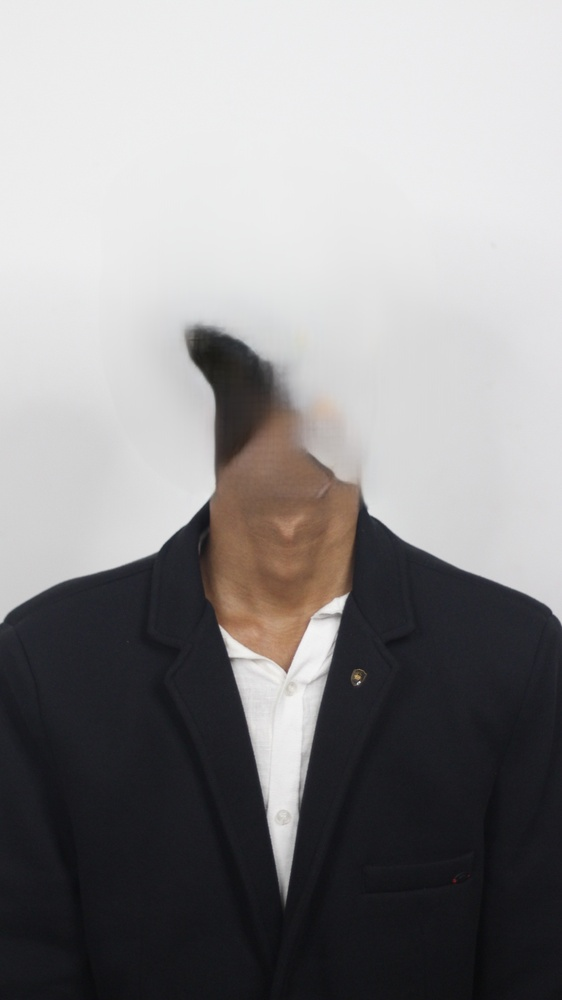
#> input picture known_faces/subhash.jpg, 562 x 1000 px, shrunk from 1944 x 3456 before the run, given in place of the camera
$ python day8.py
#> lines starting #> are read from the running program, lines starting #| are printed output that depends on the picture; after the words box and inside, x2 and y2 are one past the last pixel; in counts of white or black regions, pixels touching at a corner belong together
import cv2

# -----------------------------
# Open live camera
# -----------------------------
cap = cv2.VideoCapture(0)

if not cap.isOpened():
    print("❌ Error: Could not open camera")
    exit()

print("✅ Camera opened successfully")

while True:
    ret, frame = cap.read()
#> frame is the input picture: shape (1000, 562, 3); mean B, G, R 140.9, 139.9, 141.6
    if not ret:
        print("❌ Failed to read frame")
        break

    # Convert frame to grayscale
    gray = cv2.cvtColor(frame, cv2.COLOR_BGR2GRAY)
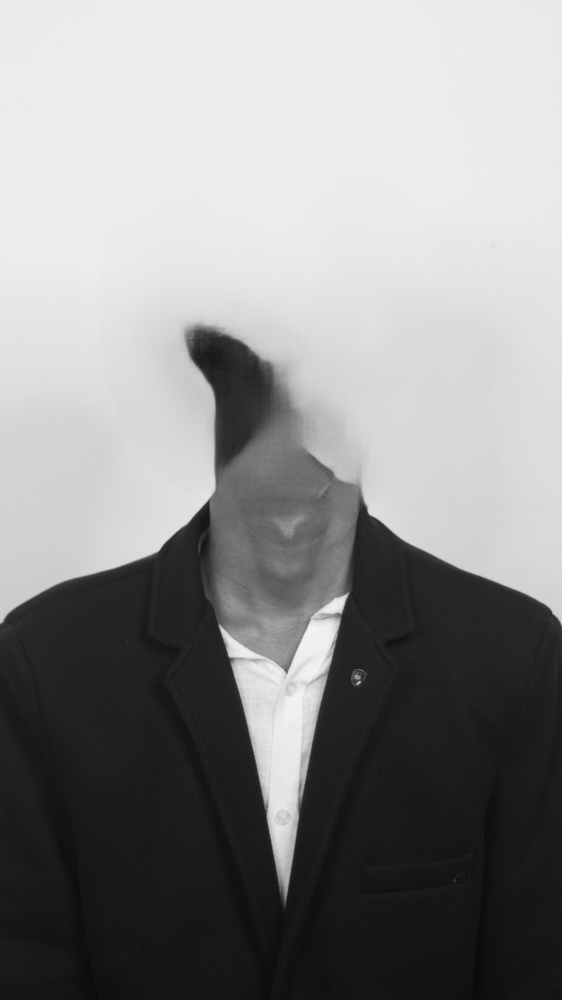
#> gray: shape (1000, 562); min 9, max 246, mean 140.5

    # Reduce noise using Gaussian Blur
    blurred = cv2.GaussianBlur(gray, (5, 5), 0)

    # Apply Canny Edge Detection
    edges = cv2.Canny(blurred, threshold1=50, threshold2=150)
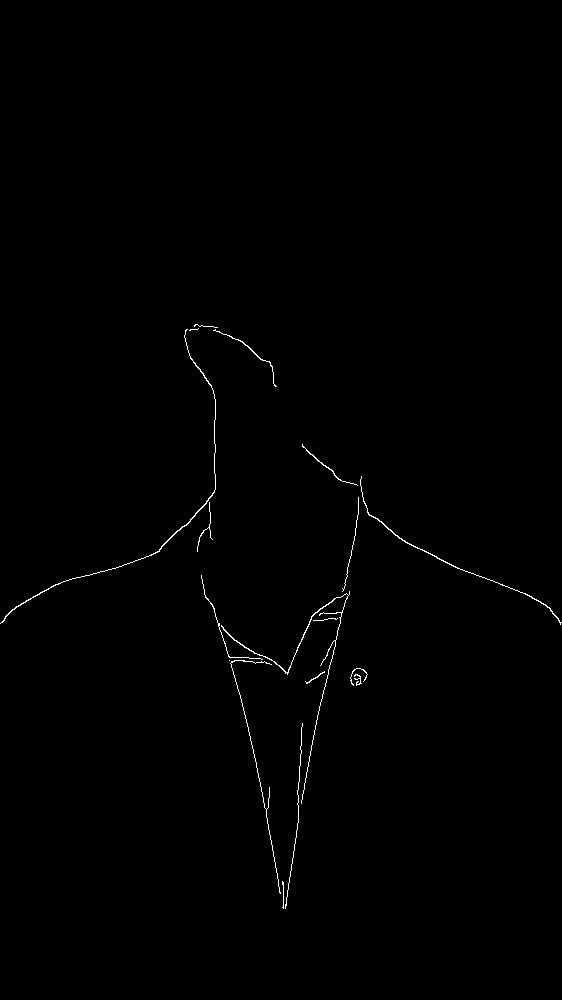
#> edges: shape (1000, 562); 0.45% white in thin lines or dots, all inside (x1, y1, x2, y2) = (0, 324, 562, 909)

    # Display results
    cv2.imshow("Live Camera", frame)
    cv2.imshow("Canny Edge Detection", edges)

    # Press 'q' to quit
    if cv2.waitKey(1) & 0xFF == ord('q'):
#> (key q is pressed here)
        break

# -----------------------------
# Release resources
# -----------------------------
cap.release()
cv2.destroyAllWindows()
